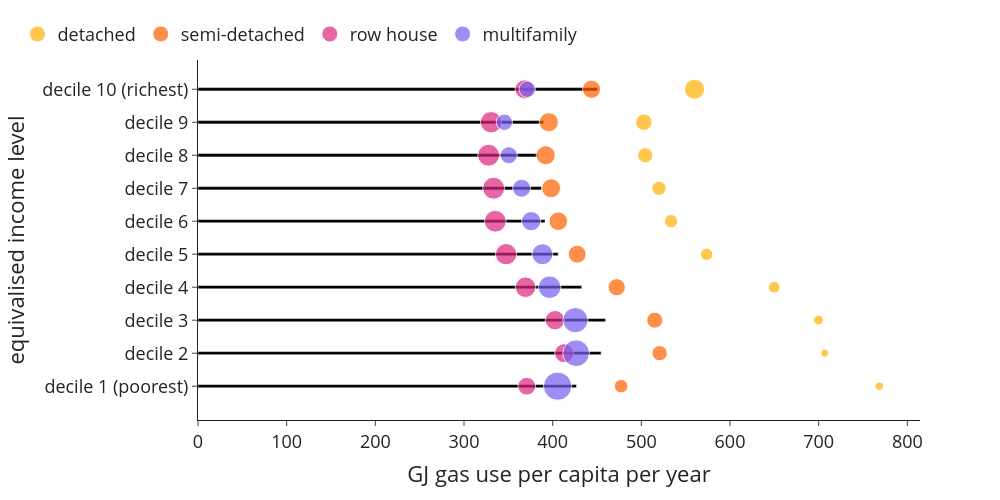

The notebook cell this image was saved under:
### Markdown cell above
#### Gas / space heating

### Code cell
bubblechart((use['gas'+year]*use['n_hhd']), use['n_hhdmem'+year], use['n_hhd'], 0, 1, 'GJ gas use per capita per year',class_name_long, 'GJ_per_cap_class_type')

### Figure 1 — Plotly figure (JSON) as saved in the notebook; plotly's stock layout.template omitted (floating-point values rounded to 4 significant figures)
{"data": [{"alignmentgroup": "True", "hovertemplate": "GJ gas use per capita per year=%{x}<br>equivalised income level=%{y}<extra></extra>", "legendgroup": "", "marker": {"color": "#000000", "pattern": {"shape": ""}}, "name": "", "offsetgroup": "", "orientation": "h", "showlegend": false, "textposition": "auto", "type": "bar", "x": [426.8, 454.6, 459.8, 432.8, 406.2, 391.4, 387.7, 383.1, 389.8, 450.7], "xaxis": "x", "y": ["decile 1 (poorest)", "decile 2", "decile 3", "decile 4", "decile 5", "decile 6", "decile 7", "decile 8", "decile 9", "decile 10 (richest)"], "yaxis": "y"}, {"legendrank": 0, "marker": {"color": "#ffb000", "size": [36355, 30840, 51695, 73830, 81810, 94870, 107370, 124655, 148020, 218310], "sizemin": 4, "sizemode": "area", "sizeref": 1079.0}, "mode": "markers", "name": "detached", "showlegend": true, "type": "scatter", "x": [768.4, 706.9, 699.8, 649.9, 573.7, 533.5, 519.9, 504.4, 502.8, 560.0], "y": ["decile 1 (poorest)", "decile 2", "decile 3", "decile 4", "decile 5", "decile 6", "decile 7", "decile 8", "decile 9", "decile 10 (richest)"]}, {"legendrank": 1, "marker": {"color": "#fe6100", "size": [99175, 125630, 138465, 161155, 172830, 185810, 193630, 196775, 197530, 178785], "sizemin": 4, "sizemode": "area", "sizeref": 1079.0}, "mode": "markers", "name": "semi-detached", "showlegend": true, "type": "scatter", "x": [477.2, 520.6, 515.1, 472.2, 427.7, 406.4, 398.3, 392.1, 395.7, 443.8], "y": ["decile 1 (poorest)", "decile 2", "decile 3", "decile 4", "decile 5", "decile 6", "decile 7", "decile 8", "decile 9", "decile 10 (richest)"]}, {"legendrank": 2, "marker": {"color": "#dc267f", "size": [169390, 196865, 203980, 227110, 244090, 255915, 259785, 258160, 246770, 194175], "sizemin": 4, "sizemode": "area", "sizeref": 1079.0}, "mode": "markers", "name": "row house", "showlegend": true, "type": "scatter", "x": [370.8, 413.0, 402.6, 369.4, 347.5, 335.3, 333.5, 327.7, 330.5, 368.3], "y": ["decile 1 (poorest)", "decile 2", "decile 3", "decile 4", "decile 5", "decile 6", "decile 7", "decile 8", "decile 9", "decile 10 (richest)"]}, {"legendrank": 3, "marker": {"color": "#785ef0", "size": [431690, 383500, 342270, 274595, 237750, 200040, 175930, 157110, 144275, 145370], "sizemin": 4, "sizemode": "area", "sizeref": 1079.0}, "mode": "markers", "name": "multifamily", "showlegend": true, "type": "scatter", "x": [405.6, 426.5, 425.6, 396.5, 388.4, 375.8, 365.0, 350.5, 345.5, 371.4], "y": ["decile 1 (poorest)", "decile 2", "decile 3", "decile 4", "decile 5", "decile 6", "decile 7", "decile 8", "decile 9", "decile 10 (richest)"]}], "layout": {"bargap": 0.9, "barmode": "relative", "font": {"size": 18}, "height": 500, "legend": {"orientation": "h", "tracegroupgap": 0, "x": -0.25, "xanchor": "left", "y": 1.02, "yanchor": "bottom"}, "margin": {"t": 60}, "width": 1000, "xaxis": {"anchor": "y", "domain": [0, 1], "title": {"text": "GJ gas use per capita per year"}}, "yaxis": {"anchor": "x", "domain": [0, 1], "title": {"text": "equivalised income level"}}}}
